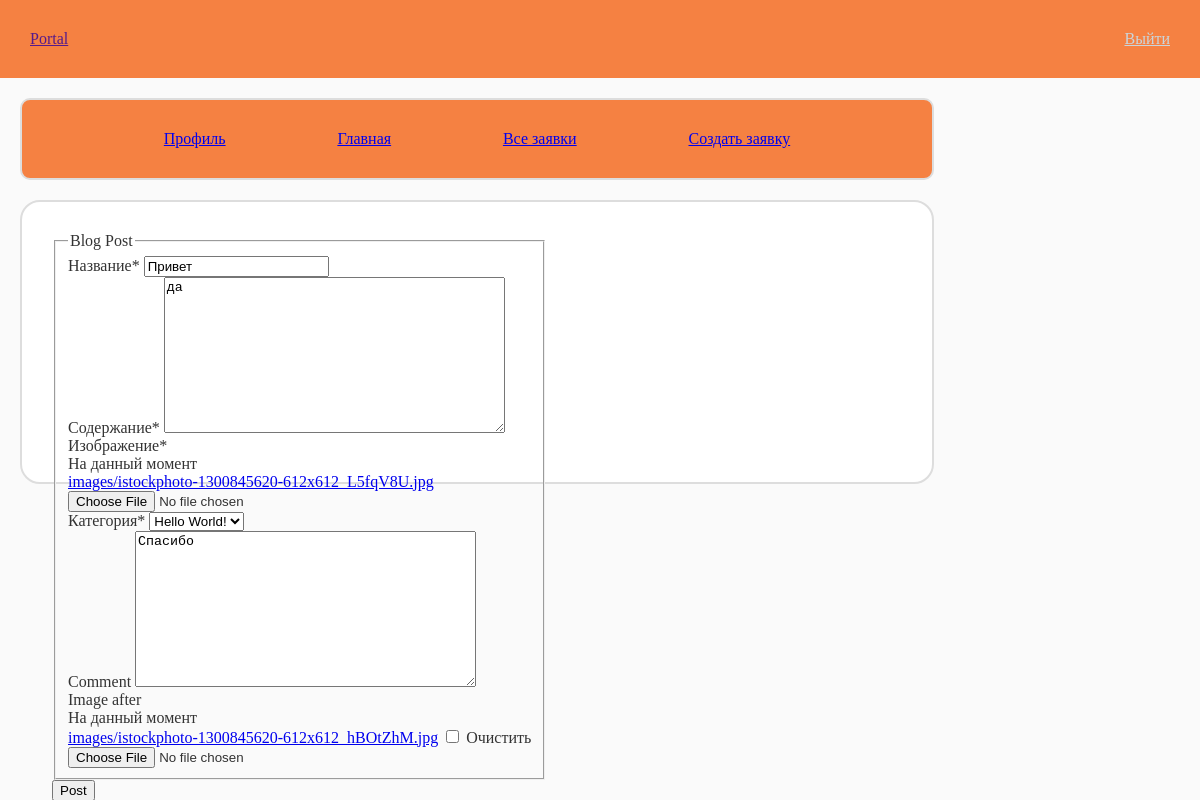
/post/6/edit/ (signed in), run on the app's committed database.
### blog/models.py (models this page shows, shortened)
class Post(models.Model):
    STATUS_CHOICES = [
        ('new', 'Новая'),
        ('in_progress', 'Принято в работу'),
        ('completed', 'Выполнено'),
    ]
    title = models.CharField(max_length=100)
    content = models.TextField()
    created_at = models.DateTimeField(auto_now_add=True)
    updated_at = models.DateTimeField(auto_now=True)
    user = models.ForeignKey(User, on_delete=models.CASCADE)
    image = models.ImageField(upload_to='images')
    category = models.ForeignKey(Category, on_delete=models.CASCADE)
    status = models.CharField(max_length=20, choices=STATUS_CHOICES, default='new')
    comment = models.TextField(null=True, blank=True)
    image_after = models.ImageField(upload_to='images', null=True, blank=True)

class Category(models.Model):
    title = models.CharField(max_length=100)
    def __str__(self):
        return self.title

### blog/views.py (the view)
# urls.py: path('post/<int:pk>/edit/', post_edit, name='post_edit'),
@login_required
def post_edit(request, pk):
    post = get_object_or_404(Post, pk=pk)
    if request.method == 'POST':
        form = PostForm(request.POST, request.FILES, instance=post)
        if form.is_valid():
            post = form.save(commit=False)
            post.save()
            return redirect('post_detail', pk=post.pk)
    else:
        form = PostForm(instance=post)
        if not request.user.is_superuser:
            form.fields['status'].widget = forms.HiddenInput()
    return render(request, 'blog/post_form.html', {'form': form})

### blog/forms.py
class PostForm(forms.ModelForm):
    class Meta:
        model = Post
        exclude = ['user']
        fields = ['title', 'content', 'image', 'category', 'status', 'comment', 'image_after']
        widgets = {
            'status': forms.Select(attrs={'class': 'custom-select'}),
            'category': forms.Select(attrs={'class': 'custom-select'}),
        }
        labels = {
            "status": "Статус",
            "title": "Название",
            "content": "Содержание",
            "image": "Изображение",
            "category": "Категория",
        }

### blog/templates/blog/post_form.html (shortened to what this page needs)
{% extends 'blog/base.html' %}
{% load crispy_forms_tags %}
{% block sidebar %}
  <div class="list-group">
    <a href="{% url 'profile' %}" class="list-group-item list-group-item-action" aria-current="true">Профиль</a>
    {% if user.is_superuser %}
      <a href="{% url 'post_list' %}" class="list-group-item list-group-item-action">Все заявки</a>
      <a href="{% url 'category_list' %}" class="list-group-item list-group-item-action">Все категории</a>
      <a href="{% url 'category_create' %}" class="list-group-item list-group-item-action">Создать категорию</a>
    {% else %}
      <a href="{% url 'post_list' %}?sort=date&filter=completed" class="list-group-item list-group-item-action">Главная</a>
      <a href="{% url 'post_list' %}" class="list-group-item list-group-item-action">Все заявки</a>
      <a href="{% url 'post_create' %}" class="list-group-item list-group-item-action">Создать заявку</a>
    {% endif %}
  </div>
{% endblock %}
{% block content %}
  <div class="content-section">
    <form method="POST" enctype="multipart/form-data">
      <fieldset class="form-group">
        <legend class="border-bottom mb-4">Blog Post</legend>
        {{ form|crispy }}
      </fieldset>
      <div class="form-group">
        <button class="btn btn-outline-info" type="submit">Post</button>
      </div>
    </form>
  </div>
{% endblock %}

### blog/static/blog/main.css (style rules this page uses)
body { margin: 0; padding: 0; background: #fafafa; color: #333333; }
.content-section { display: flex; justify-content: space-between; background: #ffffff; padding: 30px; border: 2px solid #dddddd; border-radius: 20px; margin-bottom: 20px; margin-top: 20px; width: 850px; height: 220px; }
.list-group { display: flex; justify-content: space-evenly; background-color: #f58142; width: 850px; border: 2px solid #dddddd; border-radius: 10px; padding: 30px; }

### data on the page
Post: title "Привет", content "да", category "Hello World!", comment "Спасибо"
